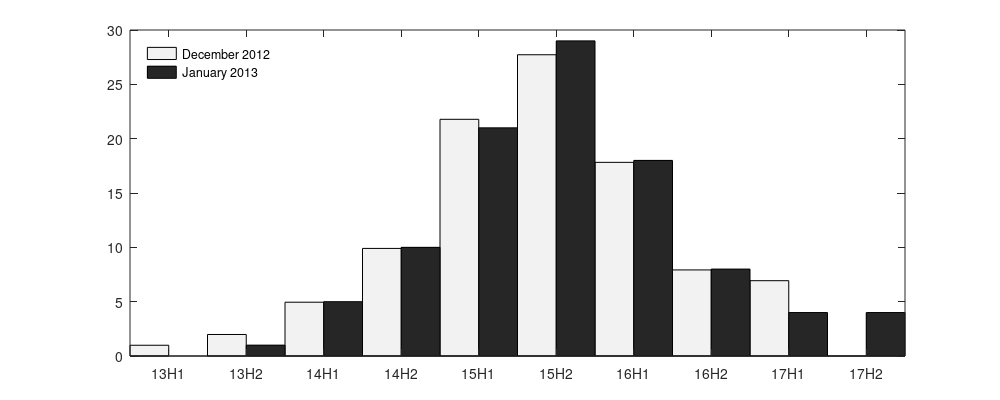

Write MATLAB code to recreate this figure. (Note: this script raises an error after producing the figure.)
%% THIS SCRIPT PRODUCES CHART C2 OF UNCERTAIN POLICY PROMISES PAPER
% This script examines data from NY Fed primary dealer surveys.

%% HOUSEKEEPING
close all;                                                                  
restoredefaultpath;
clear variables;
delete('*.asv');
clc; 

%% ADD DIRECTORIES
fullPathNameForThisFile = mfilename('fullpath');
fullPathFileNameSplitByFinalBackSlash = regexp(...
    fullPathNameForThisFile,'[^\\]+$','split');
thisDir = fullPathFileNameSplitByFinalBackSlash{1};
addpath(genpath(thisDir));

%% SAVE FIGURE OPTION
saveFigure = true;

%% DEFINE TEX FIGURES DIRECTORY
TeXfolderName = [thisDir,'Figures\'];

%% DATA AND DATES: HARD-WIRED BECAUSE THEY ARE LOW-DIMENSIONAL
DecRawSurvey = [1; 2; 5; 10; 22; 28; 18; 8; 7];
JanRawSurvey = [0; 1; 5; 10; 21; 29; 18; 8; 4 ; 4];
datesLabels = {'13H1';'13H2';'14H1';'14H2';'15H1';'15H2';'16H1';'16H2';...
    '17H1';'17H2'};

%% RE-NORMALISE RAW DATA TO ENSURE IT SUMS TO 100
DecSurvey = 100*DecRawSurvey/sum(DecRawSurvey);
JanSurvey = 100*JanRawSurvey/sum(JanRawSurvey);

%% COMPUTE BASIC INFORMATION ABOUT SERIES
nDates = size(datesLabels,1);
nDecObs = size(DecSurvey,1);
nJanObs = size(JanSurvey,1);

%% A BASIC PLOT OF THE SERIES
DecSurveyPadded = [DecSurvey; nan(nDates-nDecObs,1)];
JanSurveyPadded = [JanSurvey; nan(nDates-nJanObs,1)];
dataToPlot = [DecSurveyPadded JanSurveyPadded];
rawDataHandle = figure;
barHandle = bar(1:nDates,dataToPlot);
set(barHandle(1),'EdgeColor','black','FaceColor',[0.95 0.95 0.95]);
set(barHandle(2),'EdgeColor','black','FaceColor',[0.15 0.15 0.15]);
set(barHandle,'BarWidth',1)
set(gca,'XTickLabel',datesLabels,'XLim',[0.5 nDates+0.5]);
legend('December 2012','January 2013','Location','NorthWest');
legend boxoff;
x1 = nDates-1.1;
y1 = JanSurvey(end)-5;
x2 = nDates-3.35;
y2 = DecSurvey(end);

%% SAVE THE FIGURES IF REQUIRED
if saveFigure
    figSaveName = [TeXfolderName,'rawPDSprobsTBFG.eps'];
    set(rawDataHandle,'PaperUnits','inches','PaperPosition',[0 0 10 4]);    
    print(rawDataHandle,'-depsc',figSaveName);
end